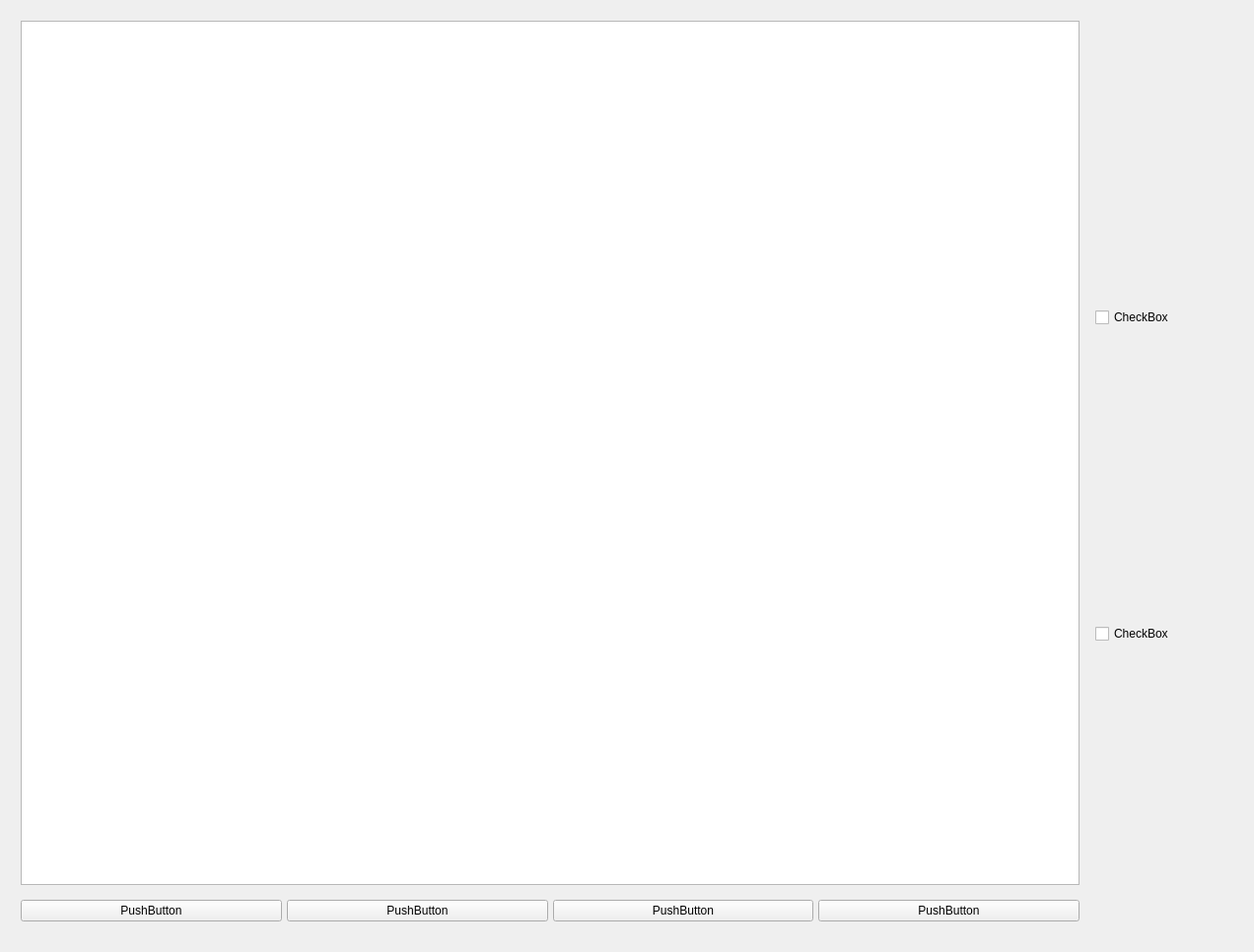
<?xml version="1.0" encoding="UTF-8"?>
<ui version="4.0">
 <class>Form</class>
 <widget class="QWidget" name="Form">
  <property name="geometry">
   <rect>
    <x>0</x>
    <y>0</y>
    <width>1272</width>
    <height>966</height>
   </rect>
  </property>
  <property name="minimumSize">
   <size>
    <width>800</width>
    <height>600</height>
   </size>
  </property>
  <property name="windowTitle">
   <string>Form</string>
  </property>
  <layout class="QHBoxLayout" name="horizontalLayout_2">
   <item>
    <layout class="QHBoxLayout" name="horizontalLayout" stretch="0">
     <property name="spacing">
      <number>10</number>
     </property>
     <property name="sizeConstraint">
      <enum>QLayout::SetMinAndMaxSize</enum>
     </property>
     <property name="leftMargin">
      <number>10</number>
     </property>
     <property name="topMargin">
      <number>10</number>
     </property>
     <property name="rightMargin">
      <number>10</number>
     </property>
     <property name="bottomMargin">
      <number>10</number>
     </property>
     <item>
      <layout class="QVBoxLayout" name="verticalLayout">
       <property name="spacing">
        <number>5</number>
       </property>
       <property name="sizeConstraint">
        <enum>QLayout::SetMinAndMaxSize</enum>
       </property>
       <property name="leftMargin">
        <number>0</number>
       </property>
       <property name="topMargin">
        <number>0</number>
       </property>
       <property name="rightMargin">
        <number>0</number>
       </property>
       <property name="bottomMargin">
        <number>0</number>
       </property>
       <item>
        <widget class="PyDMTimePlot" name="PyDMTimePlot">
         <property name="minimumSize">
          <size>
           <width>0</width>
           <height>0</height>
          </size>
         </property>
         <property name="toolTip">
          <string/>
         </property>
         <property name="whatsThis">
          <string/>
         </property>
         <property name="sizeAdjustPolicy">
          <enum>QAbstractScrollArea::AdjustToContents</enum>
         </property>
        </widget>
       </item>
       <item>
        <layout class="QHBoxLayout" name="horizontalLayout_3">
         <property name="topMargin">
          <number>10</number>
         </property>
         <property name="bottomMargin">
          <number>10</number>
         </property>
         <item>
          <widget class="QPushButton" name="pushButton_4">
           <property name="text">
            <string>PushButton</string>
           </property>
          </widget>
         </item>
         <item>
          <widget class="QPushButton" name="pushButton_3">
           <property name="text">
            <string>PushButton</string>
           </property>
          </widget>
         </item>
         <item>
          <widget class="QPushButton" name="pushButton_2">
           <property name="text">
            <string>PushButton</string>
           </property>
          </widget>
         </item>
         <item>
          <widget class="QPushButton" name="pushButton">
           <property name="text">
            <string>PushButton</string>
           </property>
          </widget>
         </item>
        </layout>
       </item>
      </layout>
     </item>
    </layout>
   </item>
   <item>
    <layout class="QVBoxLayout" name="verticalLayout_3">
     <property name="spacing">
      <number>0</number>
     </property>
     <property name="sizeConstraint">
      <enum>QLayout::SetMinimumSize</enum>
     </property>
     <property name="leftMargin">
      <number>0</number>
     </property>
     <property name="topMargin">
      <number>0</number>
     </property>
     <property name="rightMargin">
      <number>0</number>
     </property>
     <property name="bottomMargin">
      <number>0</number>
     </property>
     <item>
      <widget class="QCheckBox" name="checkBox_4">
       <property name="minimumSize">
        <size>
         <width>150</width>
         <height>0</height>
        </size>
       </property>
       <property name="text">
        <string>CheckBox</string>
       </property>
      </widget>
     </item>
     <item>
      <widget class="QCheckBox" name="checkBox_3">
       <property name="minimumSize">
        <size>
         <width>0</width>
         <height>0</height>
        </size>
       </property>
       <property name="text">
        <string>CheckBox</string>
       </property>
      </widget>
     </item>
    </layout>
   </item>
  </layout>
 </widget>
 <customwidgets>
  <customwidget>
   <class>PyDMTimePlot</class>
   <extends>QGraphicsView</extends>
   <header>pydm.widgets.timeplot</header>
  </customwidget>
 </customwidgets>
 <resources/>
 <connections/>
</ui>
